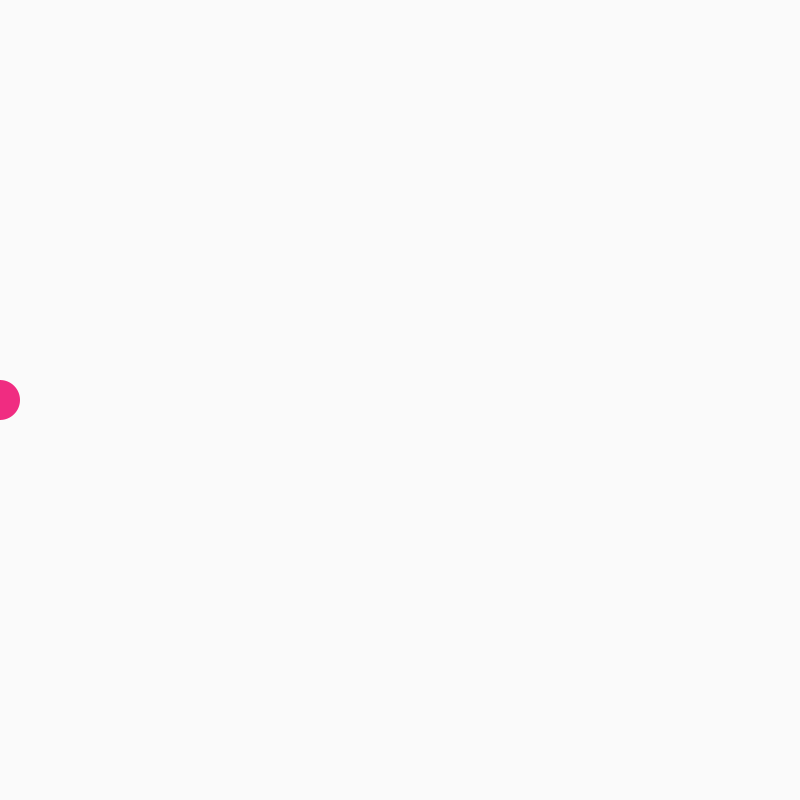
Frame 1 (no input)
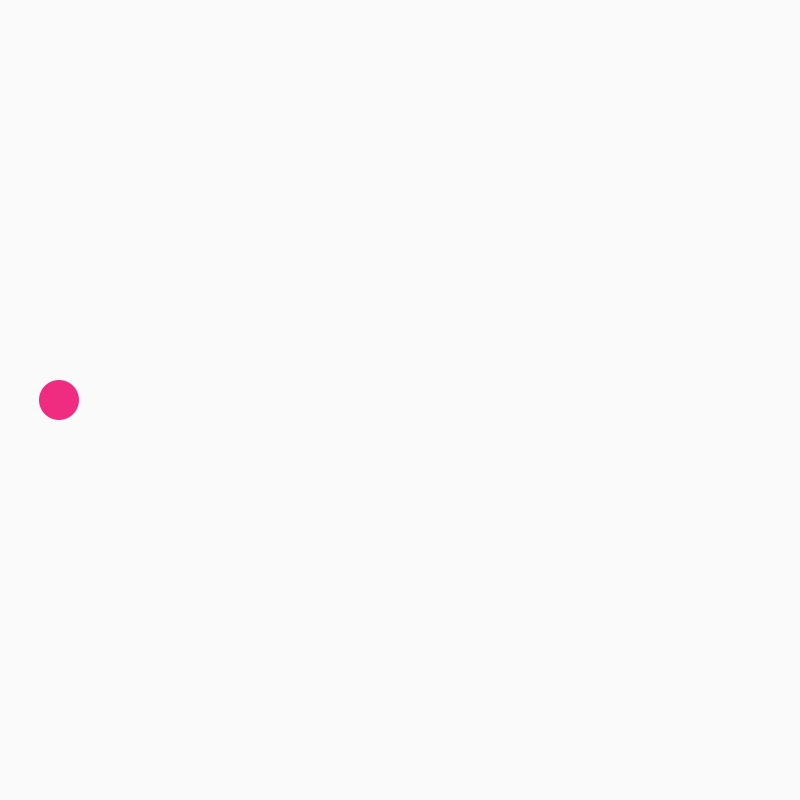
Frame 60 (the mouse pressed at the canvas centre just before this capture)
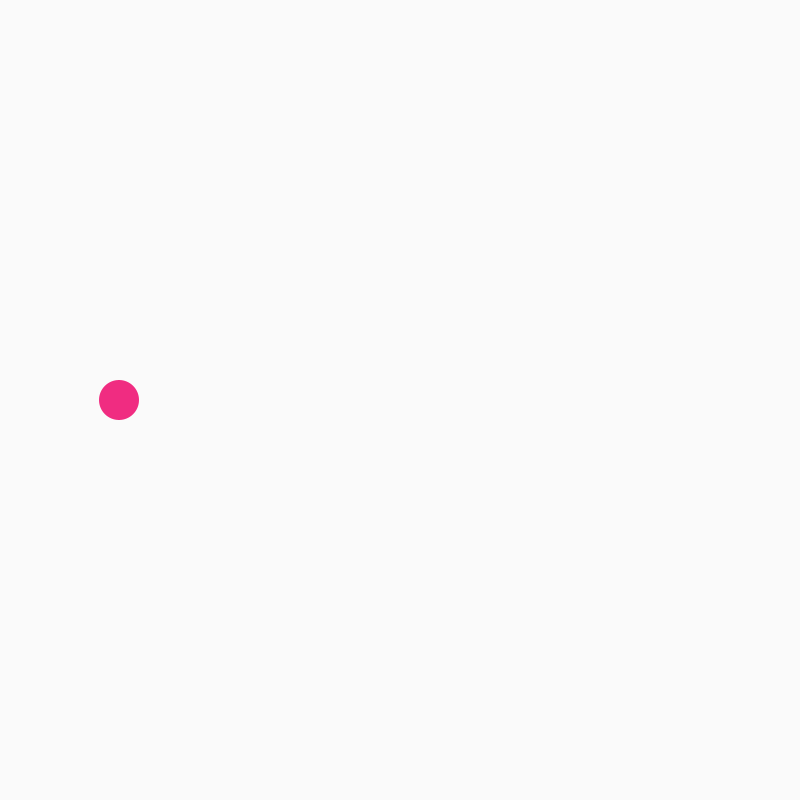
Frame 120 (the mouse held since frame 60 and released just before this capture)

The Processing sketch that drew these frames (run headless with seeded random() and noise(); from frame 60 on, the mouse is pressed at the canvas centre):

// Processing sketch: sketch_0018animazonePalla
// ── sketch_0018animazonePalla.pde
//una palla che si muove attraversando lo schermo
/*inizio dichiarando la posizione sull'asse delle x come variabile
che parte da 0*/
float posizioneX = 0;

void setup() {
  size(800, 800);
}

void draw() {
  background(250);
  noStroke();
  fill(#F02C81);
  /*uso la variabile "posizioneX" dichiarata sopra come posizione
  sull'asse delle x della mia palla*/
  ellipse(posizioneX, height/2, 40, 40);
  /*la riga che segue fa succedere la magia: la variabile "posizioneX", 
  che è la posizione sull'asse delle x della palla, viene incrementata di 1 
  ogni volta che "void draw" fa il suo loop -> questo significa che "posizioneX"
  aumenta in continuazione, facendo spostare la palla*/
  posizioneX = posizioneX + 1;
}
